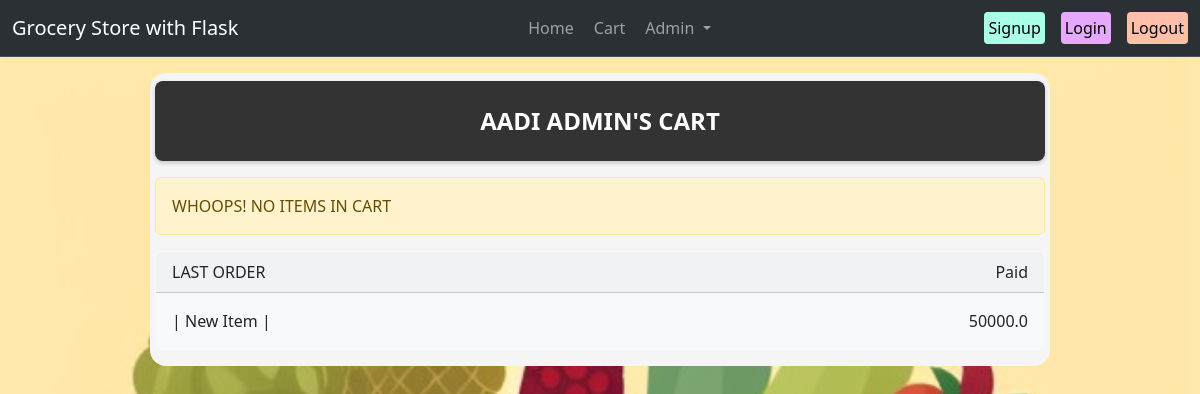
/cart (signed in), run on the app's committed database.
### models.py (models this page shows, shortened)
class User(db.Model, UserMixin):
    id= db.Column(db.Integer, primary_key=True)
    email= db.Column(db.String, unique=True, nullable=False)
    name= db.Column(db.String, nullable=False)
    password= db.Column(db.String, nullable=False)
    is_admin = db.Column(db.Boolean, default=False)
    phone= db.Column(db.Integer, unique=True, nullable=False)
    address= db.Column(db.String, nullable=True)
    orders = db.relationship('Order', backref='user', lazy=True, cascade='all, delete-orphan')

class GroceryItem(db.Model):
    id= db.Column(db.Integer, primary_key=True)
    name= db.Column(db.String, nullable=False)
    price= db.Column(db.Float, nullable=False)
    category= db.Column(db.String, nullable=False)
    quantity = db.Column(db.Integer, nullable=False, default=0)

class Order(db.Model):
    id = db.Column(db.Integer, primary_key=True)
    user_id = db.Column(db.Integer, db.ForeignKey('user.id'), nullable=False)
    total_price = db.Column(db.Float, nullable=False)
    items = db.relationship('OrderItem', backref='order', lazy=True ,cascade='all, delete-orphan')
    purchase_date = db.Column(db.DateTime, default = datetime.utcnow)

### app.py (the view)
@app.route('/cart', methods=['GET', 'POST'])
@login_required
def cart():
    if request.method == 'POST':
        flash('Cart updated / Order placed!', 'success')
        return redirect(url_for('cart'))
    cart_items = current_user.cart_items
    total_price = sum(item.item.price * item.quantity for item in cart_items)
    prev_order_itemsfirst = Order.query.join(OrderItem).join(GroceryItem).filter(Order.user_id == current_user.id).all()
    prev_list = []
    if prev_order_itemsfirst:
        prev_order_items= prev_order_itemsfirst[-1]
        for i in prev_order_items.items:
            each_item_id = i.grocery_item_id
            x = GroceryItem.query.filter_by(id= each_item_id).first()
            prev_list.append((x, i))
        return render_template('cart.html',cart_items=cart_items, total_price=total_price, user=current_user, prev_list= prev_list , prev_order_total_price = prev_order_itemsfirst[-1].total_price)
    return render_template('cart.html', cart_items=cart_items, total_price=total_price, user=current_user, prev_list= prev_list)

### app.py (called while the page is built)
@login_manager.user_loader
def load_user(user_id):
    user = User.query.get(int(user_id))
    return user

### templates/cart.html (shortened to what this page needs)
{% extends 'base.html' %} {% block title %} Cart {% endblock title %} {% block
body %}
<div
  style="
    display: flex;
    justify-content: center;
    align-items: center;
    height: 80px;
    background-color: #333;
    border-radius: 8px;
    box-shadow: 0 2px 4px rgba(0, 0, 0, 0.2);
    margin-bottom: 6px;
  "
>
  <div style="font-size: 24px; font-weight: bold; color: #fff">
    {{user.name.upper()}}'S CART
  </div>
</div>
{% if cart_items|length==0 %}
<div class="alert alert-warning mt-3" role="alert">
  WHOOPS! NO ITEMS IN CART
</div>
{% endif %} {% if prev_list|length != 0 %}
<div class="card bg-light mb-2 border-light">
  <div class="card-header d-flex justify-content-between">
    <div class="text">LAST ORDER</div>
    <div class="text">Paid</div>
  </div>
  <div class="card-body d-flex justify-content-between">
    <div class="text-start">
      {% for i in prev_list %} | {{ i[0].name }} {% endfor %}|
    </div>
    <div class="text-right">{{prev_order_total_price}}</div>
  </div>
</div>
{% endif %} {% endblock body %}

### static/style.css (style rules this page uses)
.bg-cover { background-image: url("/static/artbreeder-image.png"); background-repeat: no-repeat; background-attachment: fixed; background-size: cover; }

### data on the page
User: name "AADI ADMIN"
GroceryItem: name "New Item"
Order: total_price "50000.0"
